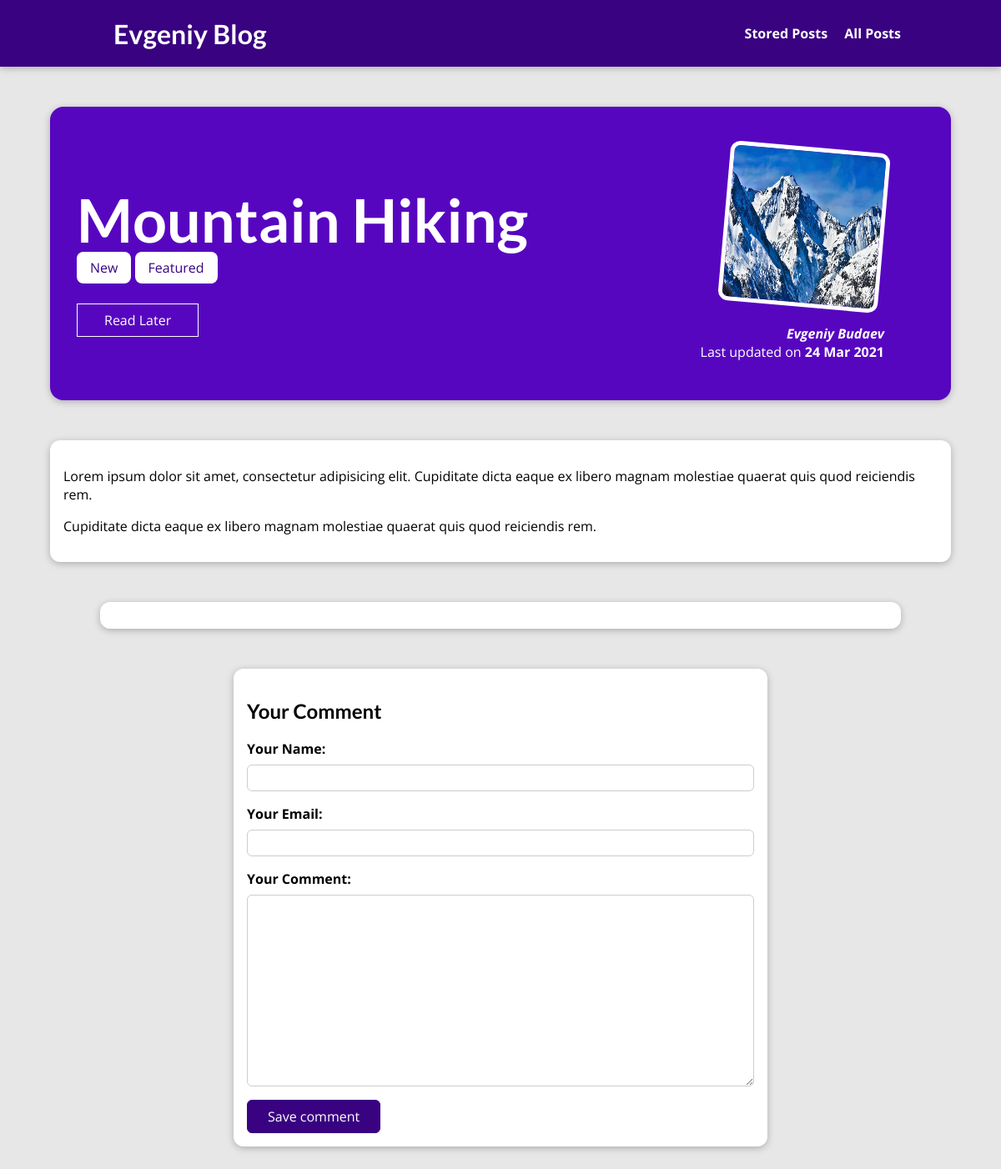
Page /posts/hike-in-the-mountains on the earlier database version.
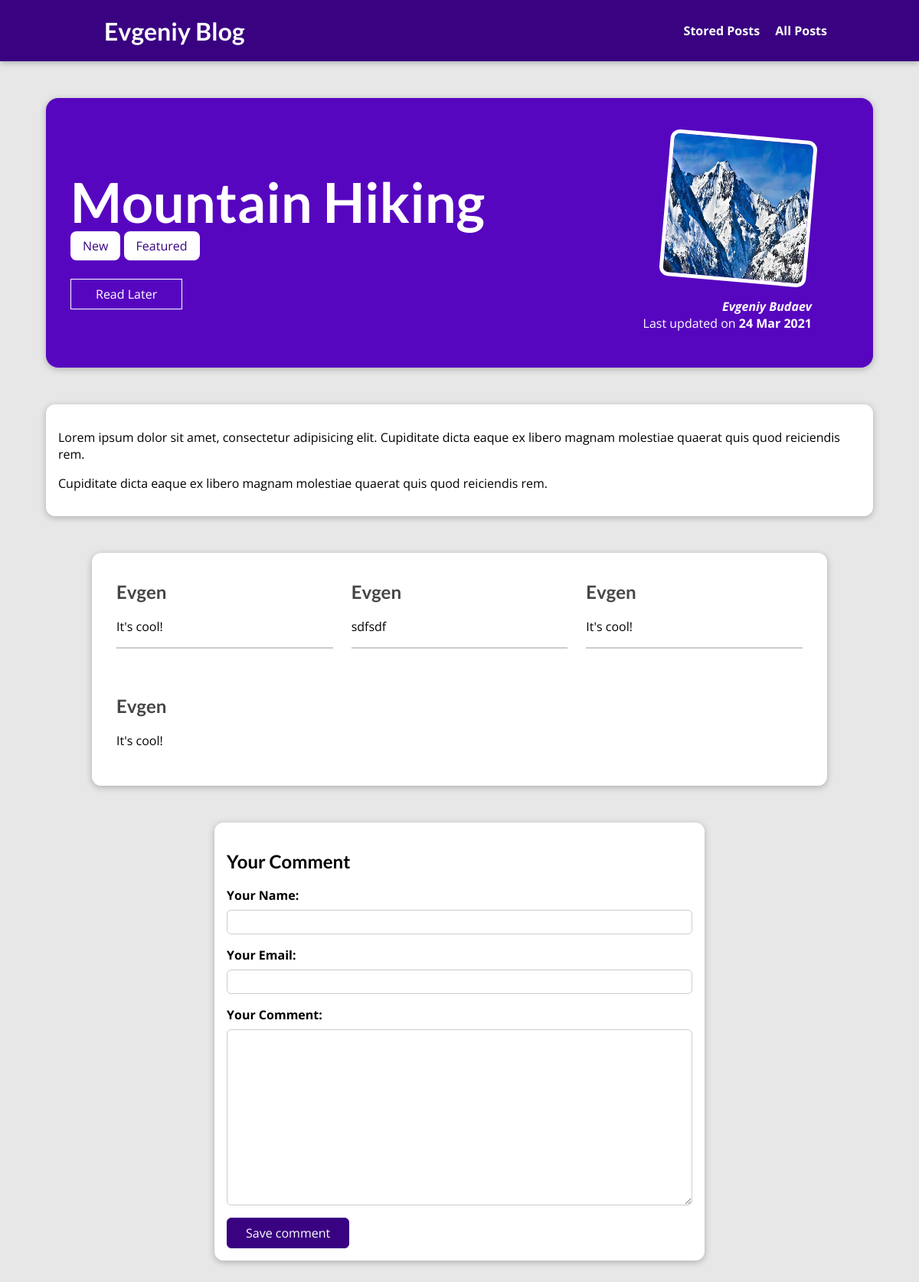
Same page on the later database version.
### blog/models.py (models this page shows, shortened)
class Post(models.Model):
  title = models.CharField(max_length=150)
  excerpt = models.CharField(max_length=200)
  image = models.ImageField(upload_to="posts", null=True)
  date = models.DateField(auto_now=True)
  slug = models.SlugField(unique=True, db_index=True)
  content = models.TextField(validators=[MinLengthValidator(10)])
  author = models.ForeignKey(Author, on_delete=models.SET_NULL, null=True, related_name="posts")
  tags = models.ManyToManyField(Tag)

class Tag(models.Model):
  caption = models.CharField(max_length=20)
  def __str__(self):
    return self.caption

class Author(models.Model):
  first_name = models.CharField(max_length=100)
  last_name = models.CharField(max_length=100)
  email_address = models.EmailField()
  def full_name(self):
    return f"{self.first_name} {self.last_name}"
  def __str__(self):
    return self.full_name()

class Comment(models.Model):
  user_name = models.CharField(max_length=120)
  user_email = models.EmailField()
  text = models.TextField(max_length=400)
  post = models.ForeignKey(Post, on_delete=models.CASCADE, related_name="comments")

### blog/views.py (the view, shortened to what this page needs)
# urls.py: path("posts/<slug:slug>", views.SinglePostView.as_view(), name="post-detail-page"),
class SinglePostView(View):
  def is_stored_post(self, request, post_id):
    stored_posts = request.session.get("stored_posts")
    if stored_posts is not None:
      is_saved_for_later = post_id in stored_posts
    else:
      is_saved_for_later = False
    return is_saved_for_later
  def get(self, request, slug):
    post = Post.objects.get(slug=slug)
    context = {
      "post": post,
      "post_tags": post.tags.all(),
      "comment_form": CommentForm(),
      "comments": post.comments.all().order_by("-id"),
      "saved_for_later": self.is_stored_post(request, post.id)
    }
    return render(request, "blog/post-detail.html", context)

### blog/forms.py
class CommentForm(forms.ModelForm):
  class Meta:
    model = Comment
    exclude = ["post"]
    labels = {
      "user_name": "Your Name",
      "user_email": "Your Email",
      "text": "Your Comment"
    }

### blog/templates/blog/post-detail.html (shortened to what this page needs)
{% extends 'base.html' %}
{% load static %}
{% block css_files %}
  <link rel="stylesheet" href="{% static 'blog/post-detail.css' %}">
  <link rel="stylesheet" href="{% static 'blog/all-posts.css' %}">
{% endblock %}
{% block content %}
  <section id="summary">
    <h2>{{ post.title }}</h2>
    <div>
      {% for tag in post_tags %}
        <span class="tag">{{ tag }}</span>
      {% endfor %}
    </div>
  <div id="read-later">
    <form action="{% url "read-later" %}" method="POST">
      <button>
        {% if saved_for_later %}
          Remove from "Read Later" list
        {% else %}
          Read Later
        {% endif %}
      </button>
    </form>
  </div>
    <article>
      <img src="{{ post.image.url }}" alt="{{ post.title }}">
      <address>
        <a href="mailto:{{ post.author.email_address }}">
          {{ post.author }}
        </a>
      </address>
      <div>
        Last updated on
        <time>{{ post.date|date:"d M Y" }}</time>
      </div>
    </article>
  </section>
  <main>
    {{ post.content|linebreaks }}
  </main>
  <section id="comments">
    <ul>
      {% for comment in comments %}
        <li>
        <h2>{{ comment.user_name }}</h2>
        <p>{{ comment.text|linebreaks }}</p>
        </li>
      {% endfor %}
    </ul>
  </section>
  <section id="comment-form">
  <h2>Your Comment</h2>
    <form action="{% url "post-detail-page" post.slug %}" method="POST">
      {% for form_field in comment_form %}
        <div class="form-control" {% if form_field.errors %}invalid{% endif %}>
          {{ form_field.label_tag }}
          {{ form_field }}
        </div>
      {% endfor %}
      <button>Save comment</button>
    </form>
  </section>
{% endblock %}

### templates/base.html (shortened to what this page needs)
{% load static %}
<!doctype html>
<html lang="en">
<head>
  <link rel="stylesheet" href="{% static 'app.css' %}">
  {% block css_files %}{% endblock %}
</head>
<body>
<header id="main-navigation">
  <h1><a href="{% url 'starting-page' %}">Evgeniy Blog</a></h1>
  <nav>
    <a href="{% url 'read-later' %}">Stored Posts</a>
    <a href="{% url 'posts-page' %}">All Posts</a>
  </nav>
</header>
{% block content %}
{% endblock %}
</body>
</html>

### static/app.css (style rules this page uses)
* { box-sizing: border-box; }
html { font-family: 'Open Sans', 'Lato', sans-serif; }
body { margin: 0; }
h1, h2, h3 { font-family: 'Lato', sans-serif; font-weight: bold; }
#main-navigation { width: 100%; height: 5rem; display: flex; justify-content: space-between; align-items: center; padding: 0 10%; position: absolute; top: 0; left: 0; }
#main-navigation a { text-decoration: none; color: white; font-weight: bold; margin-left: 1rem; }

### blog/static/blog/post-detail.css (style rules this page uses)
body { background-color: #e7e7e7; }
#main-navigation { background-color: #390281; box-shadow: 0 2px 8px rgba(0, 0, 0, 0.25); }
#summary { margin: 8rem auto 3rem auto; padding: 2rem; width: 90%; max-width: 90rem; border-radius: 16px; background-color: #5706c0; position: relative; box-shadow: 0 2px 8px rgba(0, 0, 0, 0.25); height: 22rem; }
#summary h2 { color: white; font-size: 4.5rem; margin-bottom: 0.25rem; }
#summary article { position: absolute; top: 2rem; right: 3rem; padding: 1rem 2rem; border-radius: 12px; text-align: right; color: white; }
#summary article img { width: 12rem; height: 12rem; border-radius: 12px; transform: rotateZ(5deg); border: 5px solid white; margin-bottom: 1rem; }
#summary address { font-weight: bold; }
#summary a { color: white; text-decoration: none; }
#summary time { font-weight: bold; }
#summary .tag { background-color: white; color: #390281; padding: 0.5rem 1rem; border-radius: 8px; }
main { width: 90%; max-width: 90rem; margin: 3rem auto; background-color: white; padding: 1rem; border-radius: 12px; box-shadow: 0 2px 8px rgba(0, 0, 0, 0.25); }
#comment-form { margin: 3rem auto; width: 90%; max-width: 40rem; border-radius: 12px; background-color: white; box-shadow: 0 2px 8px rgba(0, 0, 0, 0.25); padding: 1rem; }
#comment-form button { font: inherit; background-color: #390281; color: white; border: 1px solid #390281; padding: 0.5rem 1.5rem; border-radius: 6px; cursor: pointer; }
.form-control { margin-bottom: 1rem; }
.form-control label { font-weight: bold; margin-bottom: 0.5rem; display: block; }
.form-control input, .form-control textarea { display: block; width: 100%; font: inherit; padding: 0.25rem; border-radius: 6px; border: 1px solid #ccc; }
#comments { margin: 3rem auto; width: 90%; max-width: 60rem; border-radius: 12px; background-color: white; box-shadow: 0 2px 8px rgba(0, 0, 0, 0.25); padding: 1rem 2rem; }
#comments ul { list-style: none; margin: 0; padding: 0; }
#comments li { margin-bottom: 1rem; border-bottom: 2px solid #ccc; }
#comments li:last-of-type { border-bottom: none; }
#comments h2 { color: #464646; }
#read-later { margin: 2rem 0; }
#read-later button { background-color: transparent; border: 1px solid white; padding: 0.5rem 2rem; font: inherit; color: white; cursor: pointer; }

### blog/static/blog/all-posts.css (style rules this page uses)
body { background-color: #e7e7e7; }
#main-navigation { background-color: #390281; box-shadow: 0 2px 8px rgba(0, 0, 0, 0.25); }
ul { list-style: none; margin: 0; padding: 0; display: grid; grid-template-columns: repeat(auto-fill, minmax(17rem, 1fr)); gap: 1.5rem; }

Differences in the rows shown:
added Comment: user_name "Evgen", text "It's cool!"
added Comment: user_name "Evgen", text "sdfsdf"
added Comment: user_name "Evgen", text "It's cool!"
added Comment: user_name "Evgen", text "It's cool!"
